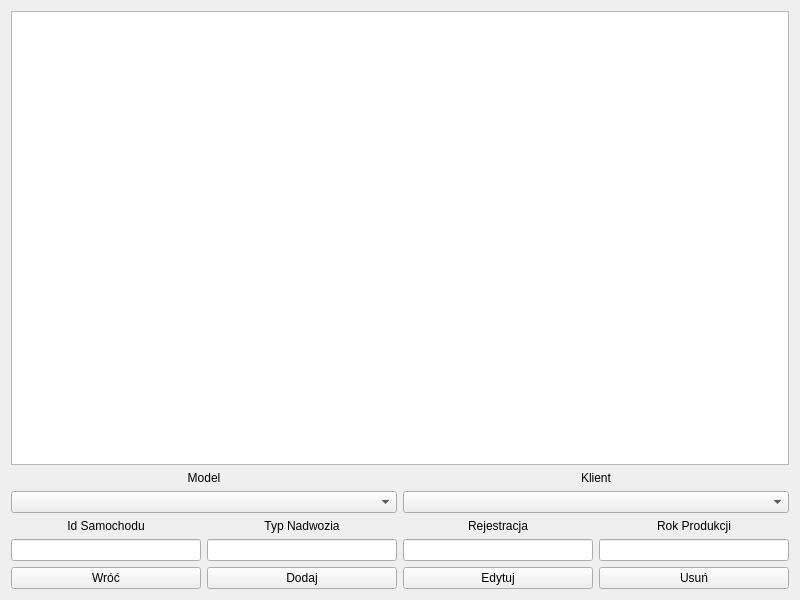
<?xml version="1.0" encoding="UTF-8"?>
<ui version="4.0">
 <class>ZarzadzanieSamochodami</class>
 <widget class="QWidget" name="ZarzadzanieSamochodami">
  <property name="geometry">
   <rect>
    <x>0</x>
    <y>0</y>
    <width>800</width>
    <height>600</height>
   </rect>
  </property>
  <property name="windowTitle">
   <string>Form</string>
  </property>
  <layout class="QVBoxLayout" name="verticalLayout_7">
   <item>
    <widget class="QTableView" name="tablica"/>
   </item>
   <item>
    <layout class="QHBoxLayout" name="horizontalLayout">
     <item>
      <layout class="QVBoxLayout" name="verticalLayout_5">
       <item>
        <widget class="QLabel" name="Model_Label">
         <property name="text">
          <string>Model</string>
         </property>
         <property name="alignment">
          <set>Qt::AlignCenter</set>
         </property>
        </widget>
       </item>
       <item>
        <widget class="QComboBox" name="Model_Box"/>
       </item>
      </layout>
     </item>
     <item>
      <layout class="QVBoxLayout" name="verticalLayout_6">
       <item>
        <widget class="QLabel" name="Klient_Label">
         <property name="text">
          <string>Klient</string>
         </property>
         <property name="alignment">
          <set>Qt::AlignCenter</set>
         </property>
        </widget>
       </item>
       <item>
        <widget class="QComboBox" name="Klient_Box"/>
       </item>
      </layout>
     </item>
    </layout>
   </item>
   <item>
    <layout class="QHBoxLayout" name="horizontalLayout_3">
     <item>
      <layout class="QVBoxLayout" name="verticalLayout">
       <item>
        <widget class="QLabel" name="Samochod_Label">
         <property name="text">
          <string>Id Samochodu</string>
         </property>
         <property name="alignment">
          <set>Qt::AlignCenter</set>
         </property>
        </widget>
       </item>
       <item>
        <widget class="QLineEdit" name="Samochod_Line"/>
       </item>
      </layout>
     </item>
     <item>
      <layout class="QVBoxLayout" name="verticalLayout_2">
       <item>
        <widget class="QLabel" name="Typ_Label">
         <property name="text">
          <string>Typ Nadwozia</string>
         </property>
         <property name="alignment">
          <set>Qt::AlignCenter</set>
         </property>
        </widget>
       </item>
       <item>
        <widget class="QLineEdit" name="Typ_Line"/>
       </item>
      </layout>
     </item>
     <item>
      <layout class="QVBoxLayout" name="verticalLayout_3">
       <item>
        <widget class="QLabel" name="Rejestracja_Label">
         <property name="text">
          <string>Rejestracja</string>
         </property>
         <property name="alignment">
          <set>Qt::AlignCenter</set>
         </property>
        </widget>
       </item>
       <item>
        <widget class="QLineEdit" name="Rejestracja_Line"/>
       </item>
      </layout>
     </item>
     <item>
      <layout class="QVBoxLayout" name="verticalLayout_4">
       <item>
        <widget class="QLabel" name="Rok_Label">
         <property name="text">
          <string>Rok Produkcji</string>
         </property>
         <property name="alignment">
          <set>Qt::AlignCenter</set>
         </property>
        </widget>
       </item>
       <item>
        <widget class="QLineEdit" name="Rok_Line"/>
       </item>
      </layout>
     </item>
    </layout>
   </item>
   <item>
    <layout class="QHBoxLayout" name="horizontalLayout_2">
     <item>
      <widget class="QPushButton" name="Wroc_Button">
       <property name="text">
        <string>Wróć</string>
       </property>
      </widget>
     </item>
     <item>
      <widget class="QPushButton" name="Dodaj_Button">
       <property name="text">
        <string>Dodaj</string>
       </property>
      </widget>
     </item>
     <item>
      <widget class="QPushButton" name="Edytuj_Button">
       <property name="text">
        <string>Edytuj</string>
       </property>
      </widget>
     </item>
     <item>
      <widget class="QPushButton" name="Usun_Button">
       <property name="text">
        <string>Usuń</string>
       </property>
      </widget>
     </item>
    </layout>
   </item>
  </layout>
 </widget>
 <resources/>
 <connections/>
</ui>
